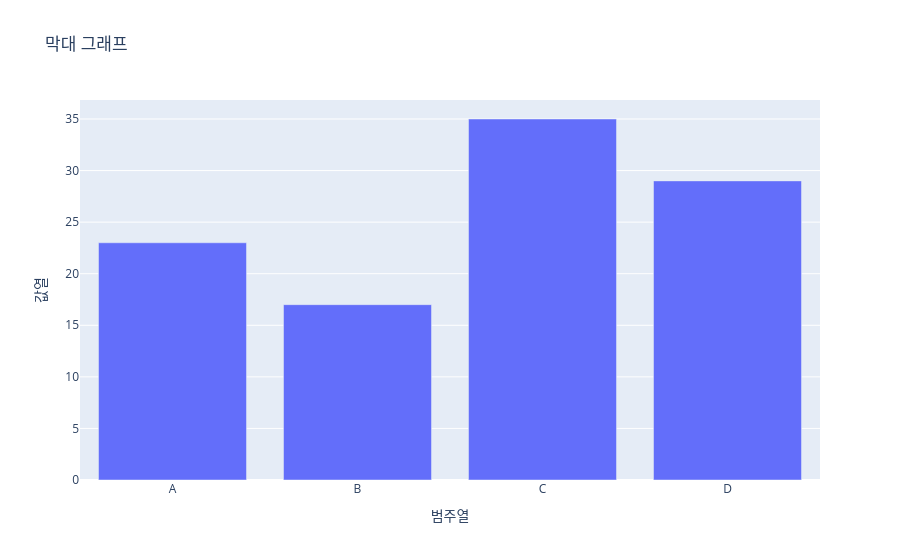

Notebook code cell kept with this figure:
### Code cell
import plotly.express as px
import pandas as pd

df = pd.DataFrame({
    "범주열": ["A", "B", "C", "D"],
    "값열": [23, 17, 35, 29]
})

fig = px.bar(df, x="범주열", y="값열", title="막대 그래프")
fig.show()

### Figure 1 — Plotly figure (JSON) as saved in the notebook; plotly's stock layout.template omitted (floating-point values rounded to 4 significant figures)
{"data": [{"alignmentgroup": "True", "hovertemplate": "범주열=%{x}<br>값열=%{y}<extra></extra>", "legendgroup": "", "marker": {"color": "#636efa", "pattern": {"shape": ""}}, "name": "", "offsetgroup": "", "orientation": "v", "showlegend": false, "textposition": "auto", "type": "bar", "x": ["A", "B", "C", "D"], "xaxis": "x", "y": [23, 17, 35, 29], "yaxis": "y"}], "layout": {"barmode": "relative", "legend": {"tracegroupgap": 0}, "title": {"text": "막대 그래프"}, "xaxis": {"anchor": "y", "domain": [0, 1], "title": {"text": "범주열"}}, "yaxis": {"anchor": "x", "domain": [0, 1], "title": {"text": "값열"}}}}
